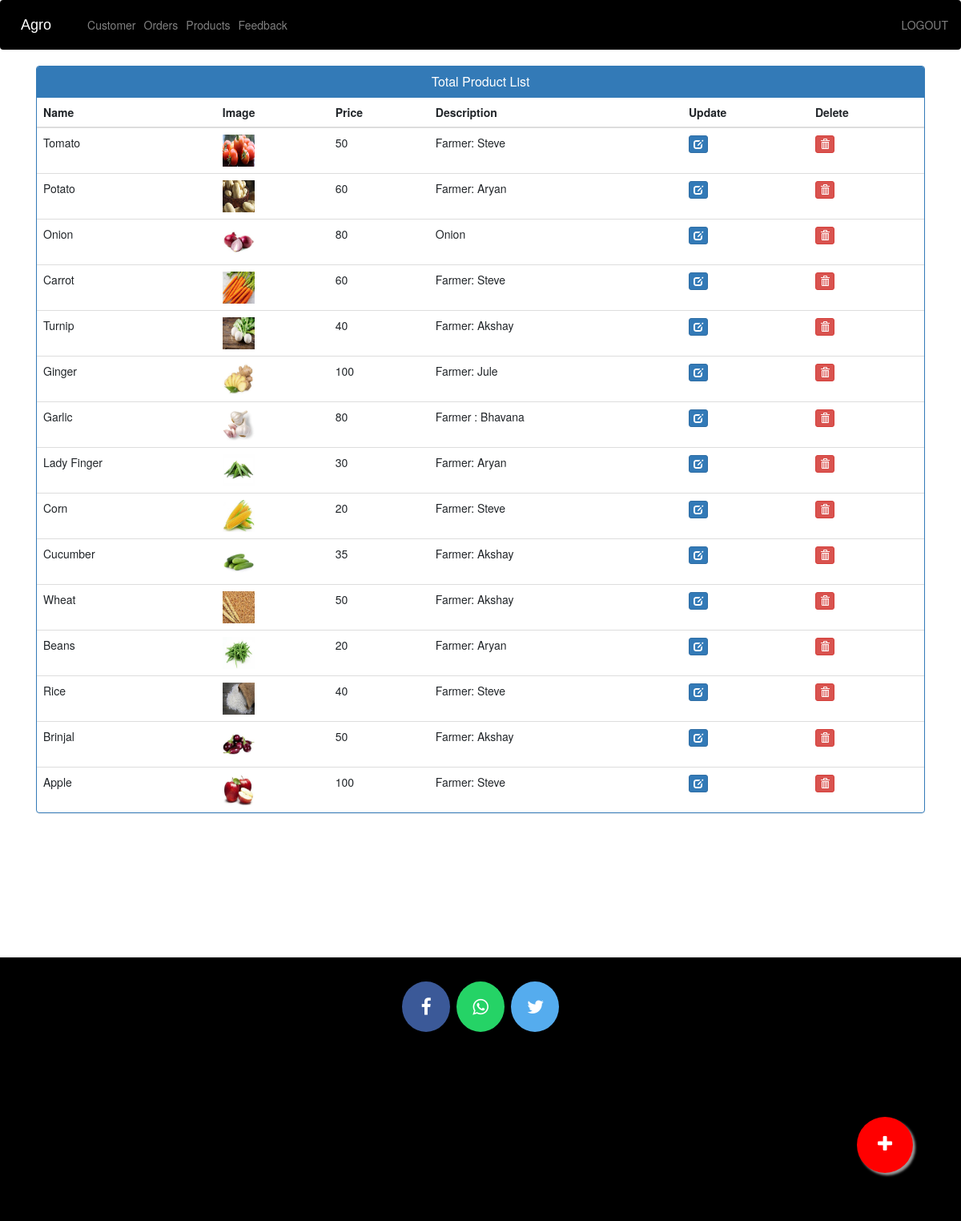
Screenshot of /admin-products (signed in) with the database file from the repository.
### agroapp/models.py (models this page shows, shortened)
class Product(models.Model):
    name=models.CharField(max_length=40)
    product_image= models.ImageField(upload_to='product_image/',null=True,blank=True)
    price = models.PositiveIntegerField()
    description=models.CharField(max_length=40)

### agroapp/views.py (the view)
# urls.py: path('admin-products', views.admin_products_view,name='admin-products'),
@login_required(login_url='adminlogin')
def admin_products_view(request):
    products=models.Product.objects.all()
    return render(request,'ecom/admin_products.html',{'products':products})

### templates/ecom/admin_products.html (shortened to what this page needs)
{% extends 'ecom/admin_base.html' %}
{% load static %}
{% block content %}
<head>
  <link href="//netdna.bootstrapcdn.com/bootstrap/3.0.0/css/bootstrap.min.css" rel="stylesheet" id="bootstrap-css">
</head>
<div class="container">
  <div class="panel panel-primary">
    <div class="panel-heading">
      <h6 class="panel-title">Total Product List</h6>
    </div>
    <table class="table table-hover" id="dev-table">
      <thead>
        <tr>
          <th>Name</th>
          <th>Image</th>
          <th>Price</th>
          <th>Description</th>
          <th>Update</th>
          <th>Delete</th>
        </tr>
      </thead>
      {% for p in products %}
  {% if p %}
      <tr>
        <td> {{p.name}}</td>
        <td> <img src="{% static p.product_image.url %}" alt="Profile Pic" height="40px" width="40px" /></td>
        <td>{{p.price}}</td>
        <td>{{p.description}}</td>
        <td><a class="btn btn-primary btn-xs" href="{% url 'update-product' p.id  %}"><span class="glyphicon glyphicon-edit"></span></a></td>
        <td><a class="btn btn-danger btn-xs" href="{% url 'delete-product' p.id  %}"><span class="glyphicon glyphicon-trash"></span></a></td>
      </tr>
      {%else%}
      <br><br><br>
      <h1>no products</h1>
      {% endif %}
      {% endfor %}
    </table>
  </div>
</div>
<a href="/admin-add-product" class="float">
<i class="fa fa-plus my-float"></i>
</a>
{% endblock content %}

### templates/ecom/admin_base.html (style rules this page uses)
.fa { font-size: 23px; width: 60px; text-align: center; text-decoration: none; margin: 5px 2px; border-radius: 50%; }

### templates/ecom/admin_products.html (style rules this page uses)
a:link { text-decoration: none; }
h6 { text-align: center; }
.float { position:fixed; width:70px; height:70px; bottom:60px; right:60px; background-color:red; color:#FFF; border-radius:50px; text-align:center; box-shadow: 3px 3px 3px #999; }
.my-float { margin-top:22px; }

### rows the page displays
Product: name "Tomato", product_image (picture), price "50", description "Farmer: Steve"
Product: name "Potato", product_image (picture), price "60", description "Farmer: Aryan"
Product: name "Onion", product_image (picture), price "80", description "Onion"
Product: name "Carrot", product_image (picture), price "60", description "Farmer: Steve"
Product: name "Turnip", product_image (picture), price "40", description "Farmer: Akshay"
Product: name "Ginger", product_image (picture), price "100", description "Farmer: Jule"
Product: name "Garlic", product_image (picture), price "80", description "Farmer : Bhavana"
Product: name "Lady Finger", product_image (picture), price "30", description "Farmer: Aryan"
Product: name "Corn", product_image (picture), price "20", description "Farmer: Steve"
Product: name "Cucumber", product_image (picture), price "35", description "Farmer: Akshay"
Product: name "Wheat", product_image (picture), price "50", description "Farmer: Akshay"
Product: name "Beans", product_image (picture), price "20", description "Farmer: Aryan"
Product: name "Rice", product_image (picture), price "40", description "Farmer: Steve"
Product: name "Brinjal", product_image (picture), price "50", description "Farmer: Akshay"
Product: name "Apple", product_image (picture), price "100", description "Farmer: Steve"
